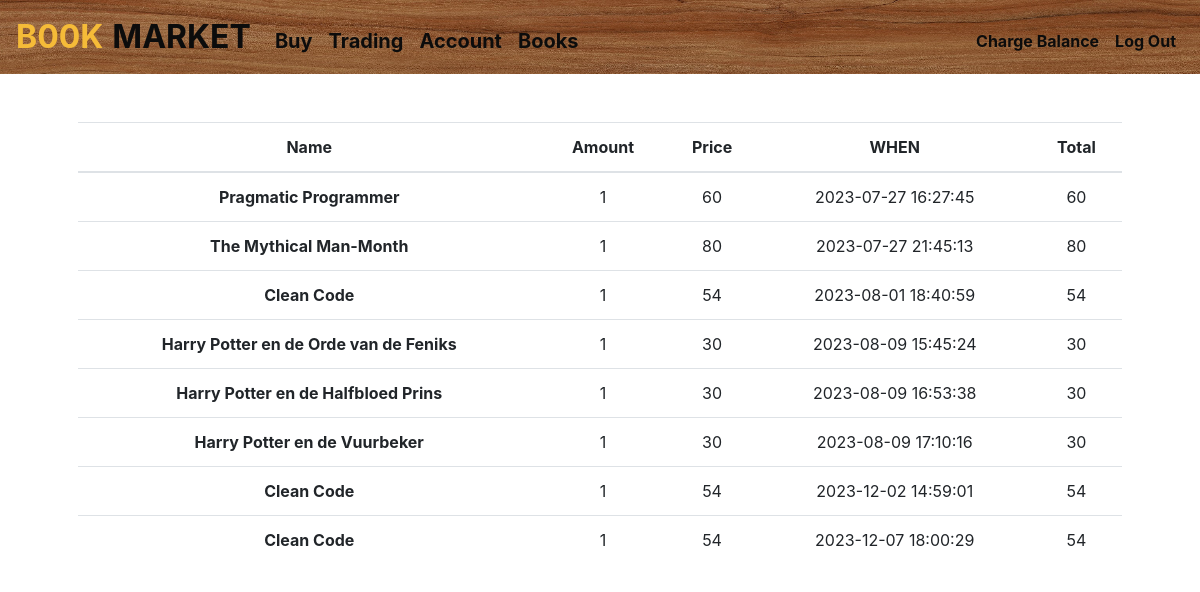
The app's page /trading (signed in) with its own data.
### tables this page shows
CREATE TABLE purchase(user_id INTEGER,bookname TEXT,amount INTEGER,datetime TEXT,bookprice INTEGER,total INTEGER);

### app.py (the view)
@app.route("/trading")
@login_required
def trade():
    con = sqlite3.connect("trading.db")
    db = con.cursor()
    db.execute("SELECT * FROM purchase;")
    columns = [column[0] for column in db.description]
    rows = [dict(zip(columns, row)) for row in db.fetchall()]
    con.commit()
    db.close()
    con.close()
    return render_template("trade.html", rows=rows)

### app.py (called while the page is built)
def login_required(f):
    @wraps(f)
    def decorated_function(*args, **kwargs):
        if session.get("user_id") is None:
            return redirect("/login")
        return f(*args, **kwargs)
    return decorated_function

@app.after_request
def after_request(response):
    response.headers["Cache-Control"] = "no-cache, no-store, must-revalidate"
    response.headers["Expires"] = 0
    response.headers["Pragma"] = "no-cache"
    return response

### templates/trade.html (shortened to what this page needs)
{% extends "layout.html" %}
{% block main %}
<div style="background-color:rgba(255,255,255,0.9)">
    <table class="table">
        <thead>
            <tr>
                <th scope="col">Name</th>
                <th scope="col">Amount</th>
                <th scope="col">Price</th>
                <th scope="col">WHEN</th>
                <th scope="col">Total</th>
            </tr>
        </thead>
        <tbody>
            {% for row in rows%}
            <tr>
                <th scope="row">{{row["bookname"]}}</th>
                <td>{{row["amount"]}}</td>
                <td>{{row["bookprice"]}}</td>
                <td>{{row["datetime"]}}</td>
                <td>{{row["total"]}}</td>
            </tr>
            {% endfor %}
        </tbody>
    </table>
</div>
{% endblock %}

### static/styles.css (style rules this page uses)
body { background-image: url("/static/6714.jpg"); background-attachment: scroll; background-size: 300px 1000px; }

### records on screen
purchase: bookname "Pragmatic Programmer", amount "1", bookprice "60", datetime "2023-07-27 16:27:45", total "60"
purchase: bookname "The Mythical Man-Month", amount "1", bookprice "80", datetime "2023-07-27 21:45:13", total "80"
purchase: bookname "Clean Code", amount "1", bookprice "54", datetime "2023-08-01 18:40:59", total "54"
purchase: bookname "Harry Potter en de Orde van de Feniks", amount "1", bookprice "30", datetime "2023-08-09 15:45:24", total "30"
purchase: bookname "Harry Potter en de Halfbloed Prins", amount "1", bookprice "30", datetime "2023-08-09 16:53:38", total "30"
purchase: bookname "Harry Potter en de Vuurbeker", amount "1", bookprice "30", datetime "2023-08-09 17:10:16", total "30"
purchase: bookname "Clean Code", amount "1", bookprice "54", datetime "2023-12-02 14:59:01", total "54"
purchase: bookname "Clean Code", amount "1", bookprice "54", datetime "2023-12-07 18:00:29", total "54"
